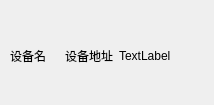
<?xml version="1.0" encoding="UTF-8"?>
<ui version="4.0">
 <class>deviceCell</class>
 <widget class="QWidget" name="deviceCell">
  <property name="geometry">
   <rect>
    <x>0</x>
    <y>0</y>
    <width>214</width>
    <height>105</height>
   </rect>
  </property>
  <property name="windowTitle">
   <string>Form</string>
  </property>
  <widget class="QWidget" name="">
   <property name="geometry">
    <rect>
     <x>10</x>
     <y>30</y>
     <width>161</width>
     <height>51</height>
    </rect>
   </property>
   <layout class="QHBoxLayout" name="horizontalLayout">
    <item>
     <widget class="QLabel" name="name_label">
      <property name="text">
       <string>设备名</string>
      </property>
     </widget>
    </item>
    <item>
     <widget class="QLabel" name="addr_label">
      <property name="text">
       <string>设备地址</string>
      </property>
     </widget>
    </item>
    <item>
     <widget class="QLabel" name="riss_label">
      <property name="text">
       <string>TextLabel</string>
      </property>
     </widget>
    </item>
   </layout>
  </widget>
 </widget>
 <resources/>
 <connections/>
</ui>
